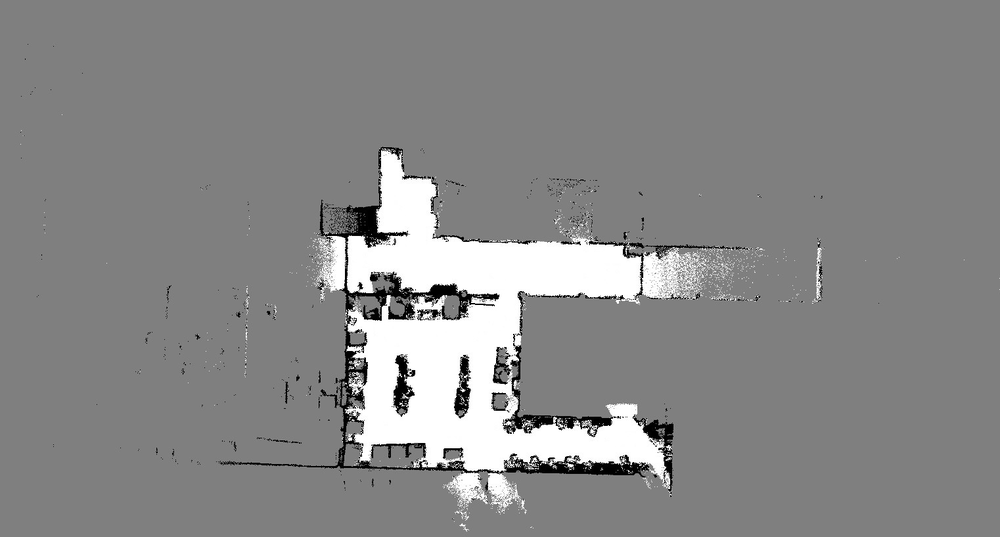
#> input picture obstacle_handling/rrc_lab.pgm, 1000 x 537 px, shrunk from 1522 x 817 before the run
$ python static_obstacle.py
#> lines starting #> are read from the running program, lines starting #| are printed output that depends on the picture; after the words box and inside, x2 and y2 are one past the last pixel; in counts of white or black regions, pixels touching at a corner belong together
import cv2
import numpy as np
import sys

# --- CONFIGURATION ---
IMAGE_PATH = "rrc_lab.pgm" # <--- CHANGE THIS TO YOUR IMAGE FILE
MIN_RADIUS = 1 # Don't draw circles smaller than this radius
# ---------------------

# 1. Load your custom image
# cv2.IMREAD_GRAYSCALE loads the image in black and white
original_image = cv2.imread(IMAGE_PATH, cv2.IMREAD_GRAYSCALE)
#> original_image is the input picture: shape (537, 1000); min 0, max 255, mean 135.8

# Check if the image was loaded correctly
if original_image is None:
    print(f"Error: Could not load image at {IMAGE_PATH}")
    sys.exit()

# 2. Pre-process the image: Ensure it's binary (0 and 255)
# We use a threshold to clean up the image. Pixels with a value > 127
# become 255 (white), and the rest become 0 (black).
_, binary_image = cv2.threshold(original_image, 127, 255, cv2.THRESH_BINARY)
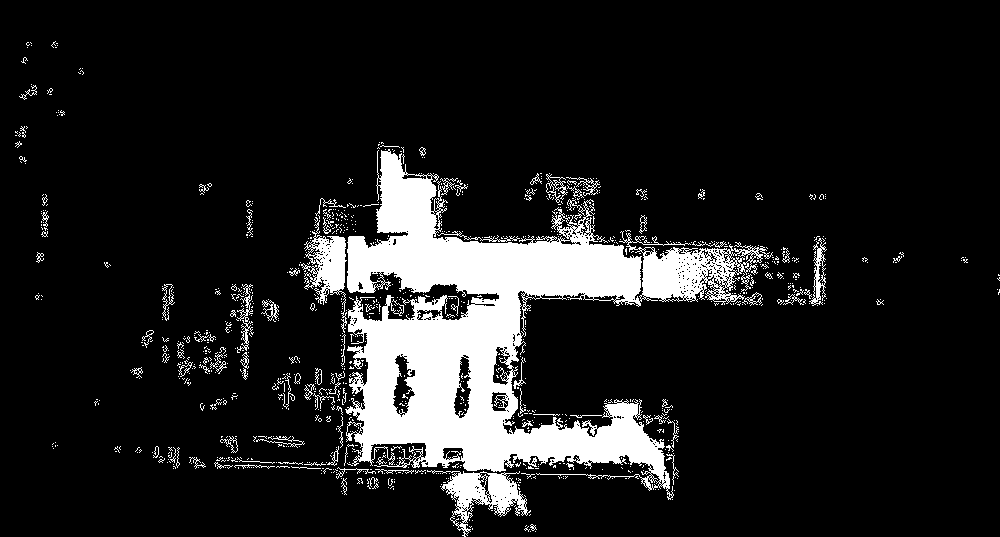
#> binary_image: shape (537, 1000); 12% white; 975 white regions (883 under 20 px), largest, box (x1, y1, x2, y2) and area: (345, 149, 773, 500) 52502, (427, 470, 531, 537) 2413, (301, 220, 347, 333) 1870

# This is our output image where we'll draw the circles
# Let's make the circles colored for better visualization
output_image = cv2.cvtColor(binary_image, cv2.COLOR_GRAY2BGR)

# 3. Invert the image
# cv2.distanceTransform finds the distance to the nearest 0 (black).
# We invert the image so our black areas become white for the function to process.
inverted_binary = cv2.bitwise_not(binary_image)

# 4. Calculate the Distance Transform
dist_transform = cv2.distanceTransform(inverted_binary, cv2.DIST_L2, 5)
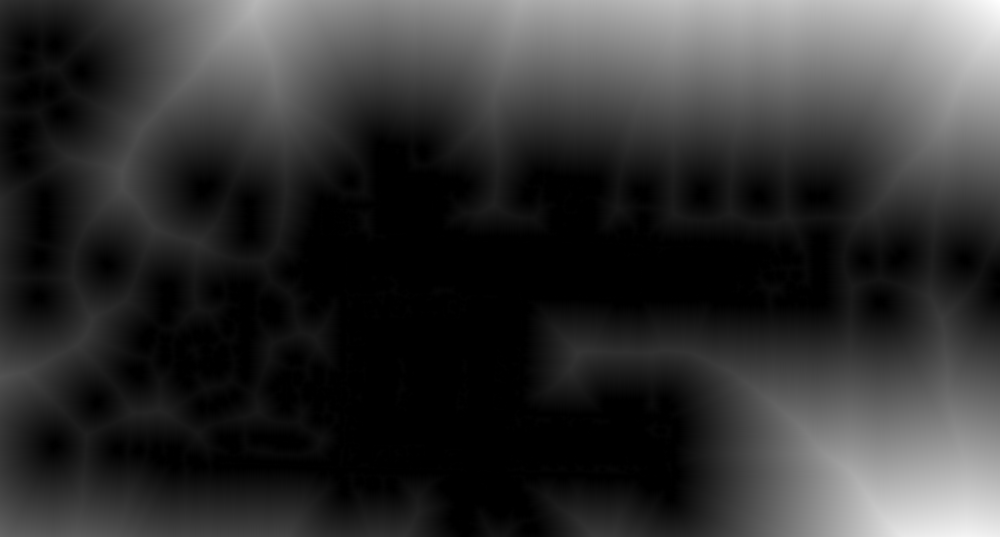
#> dist_transform: shape (537, 1000) float32; min 0, max 259.5, mean 51.4; drawn with min black and max white

# 5. Iteratively find the largest circle and draw it
while True:
    # Find the brightest point (max distance) in the transform map
    minVal, maxVal, minLoc, maxLoc = cv2.minMaxLoc(dist_transform)

    # Break the loop if the max distance is too small to draw a circle
    if maxVal < MIN_RADIUS:
        break

    # The max value is the radius of the largest inscribed circle
    radius = int(maxVal)
    center = maxLoc # (x, y) coordinates

    # Draw the circle on our output image
    # Generate a random color for visualization
    color = np.random.randint(0, 255, size=3).tolist()
    cv2.circle(output_image, center, radius, color, -1) # -1 thickness fills the circle

    # Erase the area of the drawn circle from the distance transform map
    # This prevents drawing overlapping circles in the next iteration
    cv2.circle(dist_transform, center, radius, 0, -1)
#> this loop made 12556 passes
#> (maxVal, minLoc, radius, center) on passes 1 to 3: (259.5, (55, 41), 259, (999, 0)), (248.3, (740, 0), 248, (966, 536)), (196.3, (740, 0), 196, (739, 0))
#> dist_transform: shape (537, 1000) float32; every value is 0
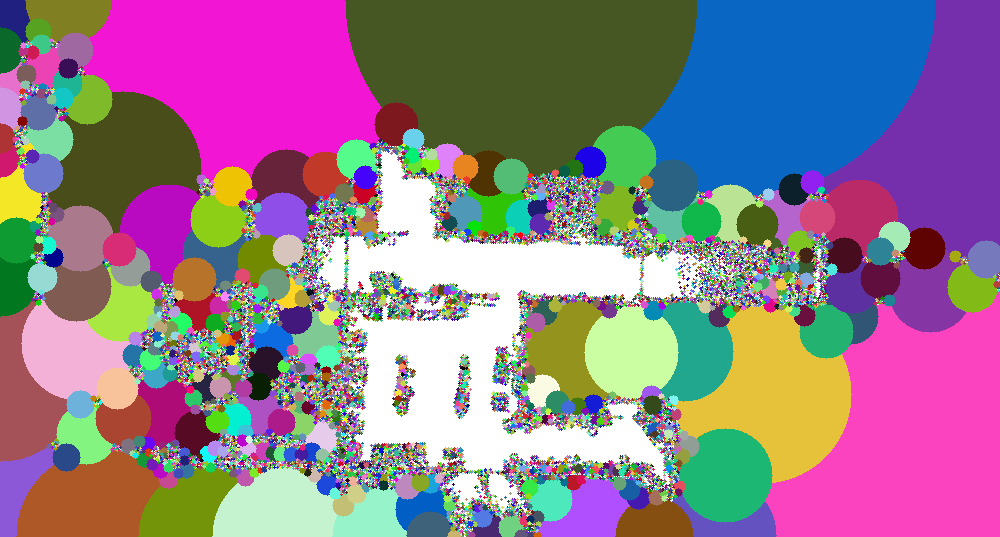
#> output_image: shape (537, 1000, 3); mean B, G, R 141.5, 121.8, 144.6


# Display the results
cv2.imshow("Your Original Image", original_image)
cv2.imshow("Binary Version", binary_image)
cv2.imshow("Circles Filled", output_image)

cv2.waitKey(0)
cv2.destroyAllWindows()

# Optional: Save the result
cv2.imwrite("circles_filled_output.png", output_image)
print("Result saved as circles_filled_output.png")
